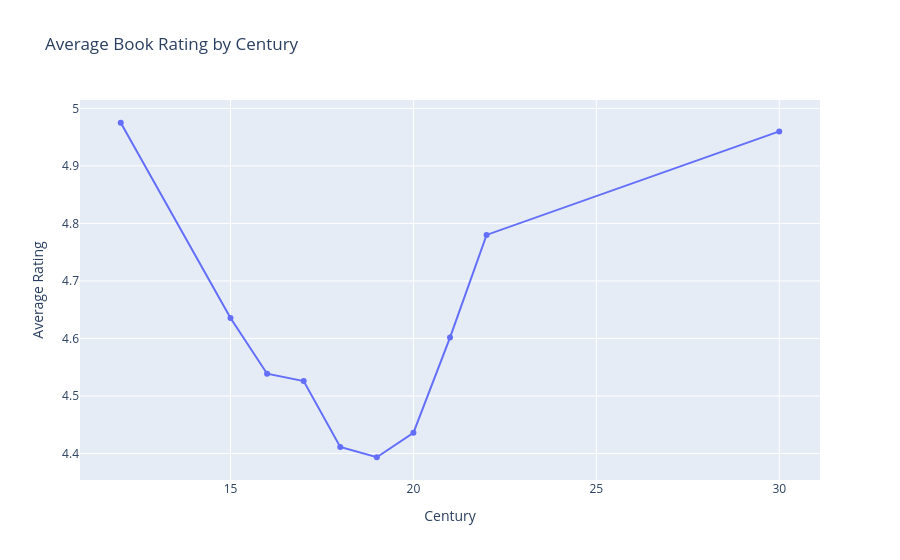

The cell this chart's notebook holds for it:
### Markdown cell above
## Average rating per century - Opsirnija analiza

### Code cell
import pandas as pd
import plotly.express as px

df = pd.read_csv("books.csv")
df["published_century"] = ((df["year_published"] - 1) // 100 + 1).astype("Int64")
 
avg_rating_by_century = (
    df.groupby("published_century")["rating"].mean().reset_index()
)
 
fig = px.line(avg_rating_by_century,
              x="published_century",
              y="rating",
              markers=True,
              title="Average Book Rating by Century",
              labels={"published_century": "Century", "rating": "Average Rating"})

fig.update_traces(hovertemplate='Century: %{x}<br>Avg Rating: %{y:.2f}')
fig.show()

### Figure 1 — Plotly figure (JSON) as saved in the notebook; plotly's stock layout.template omitted (floating-point values rounded to 4 significant figures)
{"data": [{"hovertemplate": "Century: %{x}<br>Avg Rating: %{y:.2f}", "legendgroup": "", "line": {"color": "#636efa", "dash": "solid"}, "marker": {"symbol": "circle"}, "mode": "lines+markers", "name": "", "orientation": "v", "showlegend": false, "type": "scatter", "x": [12, 15, 16, 17, 18, 19, 20, 21, 22, 30], "xaxis": "x", "y": [4.975, 4.636, 4.539, 4.526, 4.411, 4.394, 4.436, 4.601, 4.78, 4.96], "yaxis": "y"}], "layout": {"legend": {"tracegroupgap": 0}, "title": {"text": "Average Book Rating by Century"}, "xaxis": {"anchor": "y", "domain": [0, 1], "title": {"text": "Century"}}, "yaxis": {"anchor": "x", "domain": [0, 1], "title": {"text": "Average Rating"}}}}
